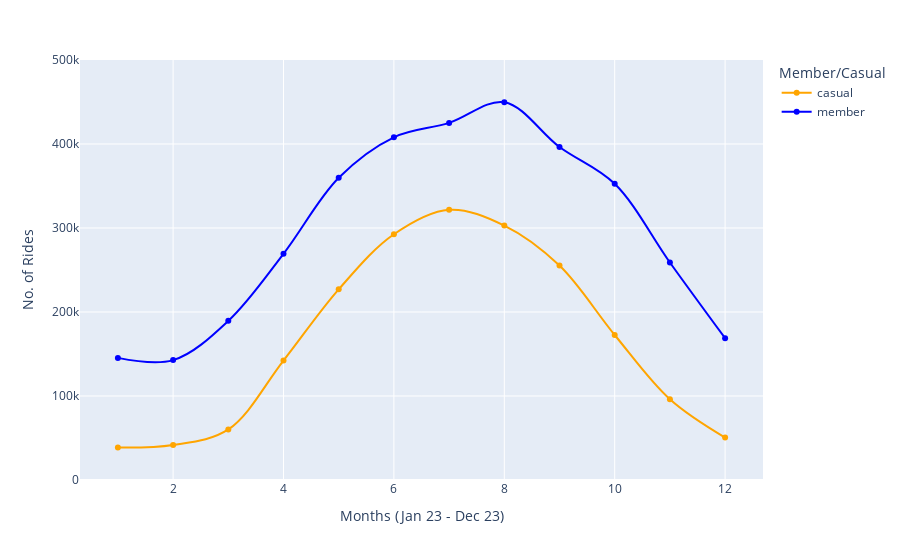

Notebook cell for this chart:
### Code cell
rides_for_month_fig = tripdata.groupby(['month', 'member_casual'], as_index = False).count()
rides_for_month_fig = rides_for_month_fig[rides_for_month_fig['ride_id'] != 0]
px.line(rides_for_month_fig, x='month', y='ride_id', range_y=[0,500000],
        color = 'member_casual',
        line_shape='spline',
        markers=True,
        labels={'ride_id': 'No. of Rides', 'month': 'Months (Jan 23 - Dec 23)', 'member_casual': 'Member/Casual'},
        hover_name = 'member_casual', hover_data = {'member_casual': False, 'month': True, 'ride_id': True},
        color_discrete_map = {'casual': 'orange', 'member': 'blue'})

### Figure 1 — Plotly figure (JSON) as saved in the notebook; plotly's stock layout.template omitted (floating-point values rounded to 4 significant figures)
{"data": [{"customdata": [["casual"], ["casual"], ["casual"], ["casual"], ["casual"], ["casual"], ["casual"], ["casual"], ["casual"], ["casual"], ["casual"], ["casual"]], "hovertemplate": "<b>%{hovertext}</b><br><br>Months (Jan 23 - Dec 23)=%{x}<br>No. of Rides=%{y}<extra></extra>", "hovertext": ["casual", "casual", "casual", "casual", "casual", "casual", "casual", "casual", "casual", "casual", "casual", "casual"], "legendgroup": "casual", "line": {"color": "orange", "dash": "solid", "shape": "spline"}, "marker": {"symbol": "circle"}, "mode": "lines+markers", "name": "casual", "orientation": "v", "showlegend": true, "type": "scatter", "x": [1, 2, 3, 4, 5, 6, 7, 8, 9, 10, 11, 12], "xaxis": "x", "y": [38760, 41757, 60179, 142255, 226973, 292512, 321729, 302894, 255252, 172624, 96077, 50454], "yaxis": "y"}, {"customdata": [["member"], ["member"], ["member"], ["member"], ["member"], ["member"], ["member"], ["member"], ["member"], ["member"], ["member"], ["member"]], "hovertemplate": "<b>%{hovertext}</b><br><br>Months (Jan 23 - Dec 23)=%{x}<br>No. of Rides=%{y}<extra></extra>", "hovertext": ["member", "member", "member", "member", "member", "member", "member", "member", "member", "member", "member", "member"], "legendgroup": "member", "line": {"color": "blue", "dash": "solid", "shape": "spline"}, "marker": {"symbol": "circle"}, "mode": "lines+markers", "name": "member", "orientation": "v", "showlegend": true, "type": "scatter", "x": [1, 2, 3, 4, 5, 6, 7, 8, 9, 10, 11, 12], "xaxis": "x", "y": [145382, 142713, 189455, 269279, 359770, 408002, 425123, 449752, 396415, 352577, 258935, 168807], "yaxis": "y"}], "layout": {"legend": {"title": {"text": "Member/Casual"}, "tracegroupgap": 0}, "margin": {"t": 60}, "xaxis": {"anchor": "y", "domain": [0, 1], "title": {"text": "Months (Jan 23 - Dec 23)"}}, "yaxis": {"anchor": "x", "domain": [0, 1], "range": [0, 500000], "title": {"text": "No. of Rides"}}}}
